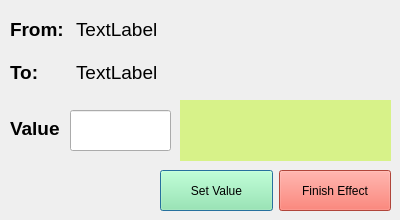
<?xml version="1.0" encoding="UTF-8"?>
<ui version="4.0">
 <class>ValueInputDialog</class>
 <widget class="QDialog" name="ValueInputDialog">
  <property name="geometry">
   <rect>
    <x>0</x>
    <y>0</y>
    <width>400</width>
    <height>220</height>
   </rect>
  </property>
  <property name="windowTitle">
   <string>ValueInputDialog</string>
  </property>
  <widget class="QLineEdit" name="lineEdit">
   <property name="geometry">
    <rect>
     <x>70</x>
     <y>110</y>
     <width>101</width>
     <height>41</height>
    </rect>
   </property>
  </widget>
  <widget class="QLabel" name="label_name">
   <property name="geometry">
    <rect>
     <x>180</x>
     <y>100</y>
     <width>211</width>
     <height>61</height>
    </rect>
   </property>
   <property name="styleSheet">
    <string notr="true">QLabel{
	background-color: rgba(198, 243, 69, 0.6);
}</string>
   </property>
   <property name="text">
    <string/>
   </property>
  </widget>
  <widget class="QLabel" name="label_value">
   <property name="geometry">
    <rect>
     <x>10</x>
     <y>110</y>
     <width>61</width>
     <height>36</height>
    </rect>
   </property>
   <property name="font">
    <font>
     <pointsize>14</pointsize>
     <bold>true</bold>
    </font>
   </property>
   <property name="text">
    <string>Value</string>
   </property>
  </widget>
  <widget class="QWidget" name="layoutWidget">
   <property name="geometry">
    <rect>
     <x>160</x>
     <y>170</y>
     <width>231</width>
     <height>41</height>
    </rect>
   </property>
   <layout class="QHBoxLayout" name="horizontalLayout">
    <item>
     <widget class="QPushButton" name="pushButton_accept">
      <property name="sizePolicy">
       <sizepolicy hsizetype="Minimum" vsizetype="Preferred">
        <horstretch>0</horstretch>
        <verstretch>0</verstretch>
       </sizepolicy>
      </property>
      <property name="styleSheet">
       <string notr="true">QPushButton{
	background-color: rgb(143, 240, 164);
}</string>
      </property>
      <property name="text">
       <string>Set Value</string>
      </property>
     </widget>
    </item>
    <item>
     <widget class="QPushButton" name="pushButton_finish">
      <property name="sizePolicy">
       <sizepolicy hsizetype="Minimum" vsizetype="Preferred">
        <horstretch>0</horstretch>
        <verstretch>0</verstretch>
       </sizepolicy>
      </property>
      <property name="styleSheet">
       <string notr="true">QPushButton{
	background-color: rgb(246, 97, 81);
}</string>
      </property>
      <property name="text">
       <string>Finish Effect</string>
      </property>
     </widget>
    </item>
   </layout>
  </widget>
  <widget class="QWidget" name="layoutWidget">
   <property name="geometry">
    <rect>
     <x>10</x>
     <y>10</y>
     <width>371</width>
     <height>81</height>
    </rect>
   </property>
   <layout class="QGridLayout" name="gridLayout">
    <item row="0" column="0">
     <widget class="QLabel" name="label_from">
      <property name="maximumSize">
       <size>
        <width>60</width>
        <height>40</height>
       </size>
      </property>
      <property name="font">
       <font>
        <pointsize>14</pointsize>
        <bold>true</bold>
       </font>
      </property>
      <property name="text">
       <string>From:</string>
      </property>
     </widget>
    </item>
    <item row="0" column="1">
     <widget class="QLabel" name="label_from_name">
      <property name="font">
       <font>
        <pointsize>14</pointsize>
       </font>
      </property>
      <property name="text">
       <string>TextLabel</string>
      </property>
     </widget>
    </item>
    <item row="1" column="0">
     <widget class="QLabel" name="label_to">
      <property name="maximumSize">
       <size>
        <width>60</width>
        <height>40</height>
       </size>
      </property>
      <property name="font">
       <font>
        <pointsize>14</pointsize>
        <bold>true</bold>
       </font>
      </property>
      <property name="text">
       <string>To:</string>
      </property>
     </widget>
    </item>
    <item row="1" column="1">
     <widget class="QLabel" name="label_to_name">
      <property name="font">
       <font>
        <pointsize>14</pointsize>
       </font>
      </property>
      <property name="text">
       <string>TextLabel</string>
      </property>
     </widget>
    </item>
   </layout>
  </widget>
 </widget>
 <resources/>
 <connections/>
</ui>
